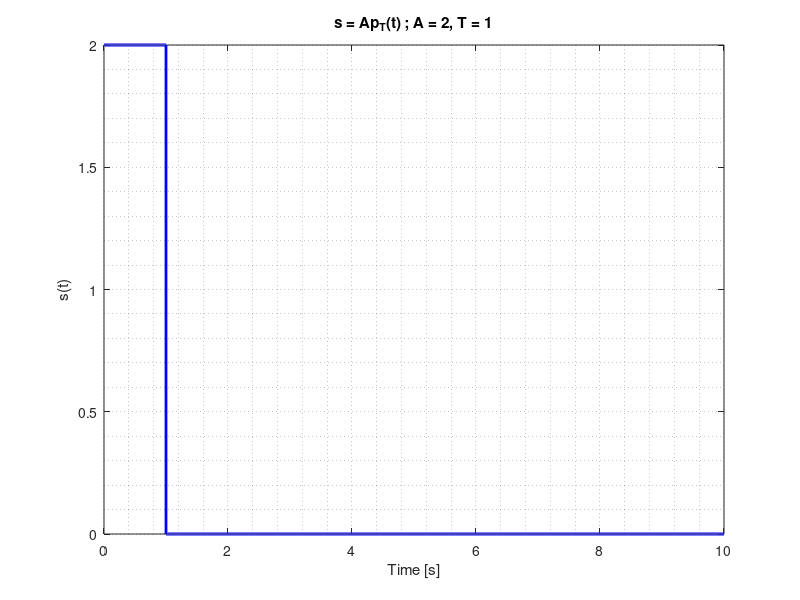

This figure's MATLAB source: (Note: this script raises an error after producing the figure.)
%% Clean workspace
clearvars        % Deletes all the variables in the current workspace
close all force  % Closes all the MATLAB windows except for the IDE     
clc              % Clean the Command Window (but not the hystory)

%% Define simulation parameters for rectangular pulse
A = 2; % rect. pulse amplitude [-]
T = 1; % rect. pulse duration [sec]
Tmin = 0; % Lower limit of observation time-window [sec]
Tmax = 10*T; % Upper limit of observation time-window [sec]
f0 = 1e3; % modulation frequency [Hz]
fs=1e4;  % sampling frequency - [samples/second]
Ts=1/fs;  % sampling time (i.e., time resolution) - [seconds]

%% create Cartesian time/frequency axes (according to simulation parameters) 
t=Tmin:Ts:Tmax-Ts;  % time axis
N = Tmax*fs; % Total number of samples in time axis
NT = T*fs; % Number of samples of rectangular pulse

fres=fs/N;          % frequency spacing/resolution (depends only on the observation time T_{max})
f=0:fres:fs-fres;   % frequency axis
ff=f-fs/2;          % symmetric frequency axis (fundamental interval)

%% Task 2: design the rectangular pulse with amplitude A and duration T on the defined time axis
s = zeros(1,N);
s(1:NT)=A;   

%% Task 3: plot the signal [time-domain]
figure('Name','Signal plot [Time domain]') % creates an empty figure with title
plot(t,s,'b','LineWidth',2)               % creates a Cartesian plot using time axis as x-axis and signal values as y-axis 

% Retrieve hanlde of Cartesian axes in current figure
ax = gca;

% Set labels to the current axes
xlabel(ax,'Time [s]')
ylabel(ax,'s(t)')

% Set title to the current axes
title(ax,sprintf('s = Ap_T(t) ; A = %d, T = %d',A,T))

% Display axes grid lines 
grid(ax,"minor")

% Set axes fontsize
ax.FontSize = 16;

%% Task 4: plot the signal amplitude spectrum [frequency-domain]
S = fft(s);         % FFT spectrum of the rectangular pulse
M = abs(S*Ts);      % magnitude of the fft spectrum
MM = fftshift(M);   % two-sided amplitude spectrum (even function of frequency) --> show the amplitude spectrum in [-fs/2:fs/2-fres]

% % %% Subtask 7.2: Real signal has even amplitude spectrum --> plot the single-sided amplitude spectrum
% % M_ss = M(1:N/2+1);
% % M_ss(2:end-1) = 2*M_ss(2:end-1);
% % f_ss = fres*(0:1:N/2);

figure('Name','Double-sided amplitude spectrum [frequency domain]') 
plot(ff,MM,'r','LineWidth',2)
ax = gca;
xlabel(ax,'frequency [Hz]');
ylabel(ax,'|S(f)|');
grid(ax,"minor")
ax.FontSize = 16;
xlim([-fs/2 +fs/2])
title(ax,sprintf('Double-sided amplitude spectrum'))

%% Task 5: modulate the signal around f0 and plot the modulated spectrum (vs. original spectrum)
smod = s.*exp(1i*2*pi*f0*t);
Smod = fft(smod);         % FFT spectrum of the rectangular pulse
Mmod = abs(Smod*Ts);      % magnitude of the fft spectrum
MMmod = fftshift(Mmod);   % two-sided amplitude spectrum (even function of frequency) --> show the amplitude spectrum in [-fs/2:fs/2-fres]

figure('Name','Double-sided amplitude spectrum [frequency domain] of original vs. modulated signal')

% original signal
subplot(2,1,1)
sax1 = gca;
stem(ff,MM,'filled','Color','r')            
xlabel(sax1,'frequency [Hz]')
ylabel(sax1,'|S(f)|')
% --- Configure the plot
grid(sax1,"minor")
sax1.FontSize = 16;
sax1.XLim = [-fs/2 +fs/2]; 
sax1.YLim = [0 A];
title(sax1,sprintf('amplitude spectrum of the baseband signal'))

% modulated signal
subplot(2,1,2)
sax2 = gca;
stem(ff,MMmod,'filled','Color','r')            
xlabel(sax2,'frequency [Hz]')
ylabel(sax2,'|S_{mod}(f)|')
grid(sax2,"minor")
sax2.FontSize = 16;
sax2.XLim = [-fs/2 +fs/2]; 
sax2.YLim = [0 A];
title(sax2,sprintf('amplitude spectrum of modulated signal'))